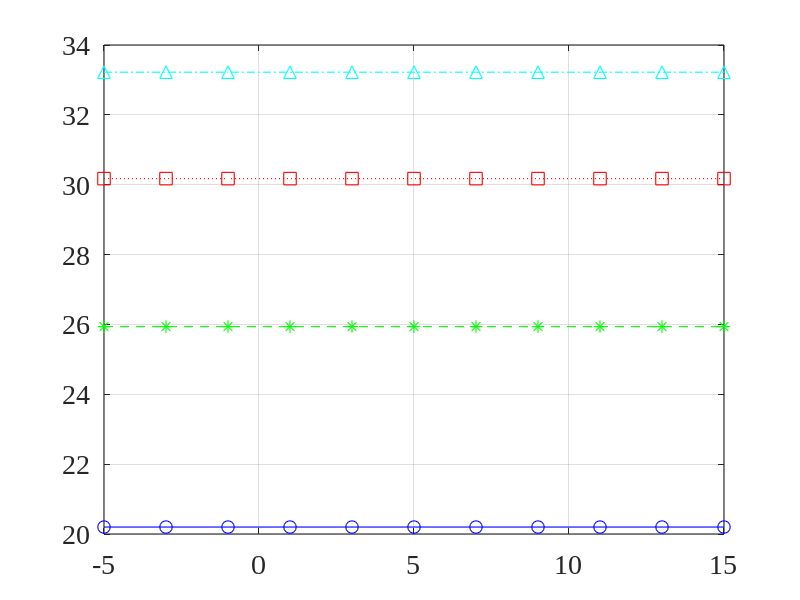
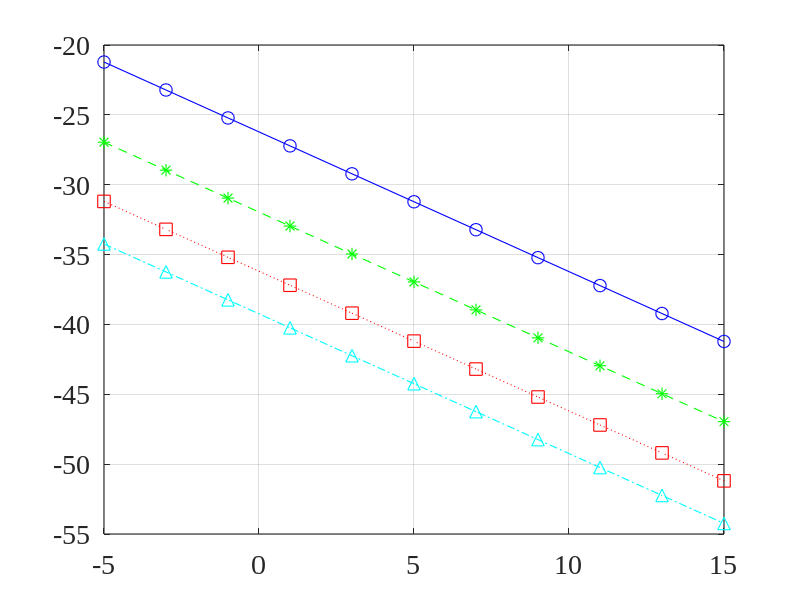

Recreate these plots in MATLAB, in order.
close all; clc; clear all;
linewd = 0.8;
hcfontsize = 20;
MarkerSize=9;

A0=0.5;
f0=0.1;
theta0=90*pi/180;   % direction of the desired source
theta1=0*pi/180;   % direction of the interference
theta2=45*pi/180;   % direction of the interference
alpha=0.1; % ratio between the variance on the white noise and the interference

M_values=[10 20 50 100]; % Number of sensors
Rx1=A0^2;

iSNR_db_values=-5:15;  
Gain_dB_values=zeros(length(iSNR_db_values),length(M_values));
MSE_dB_values=zeros(length(iSNR_db_values),length(M_values));
for idxM=1:length(M_values)
    M=M_values(idxM);
    
    Rvw=alpha*eye(M);
    dv1=exp(-1i*2*pi*f0*(0:M-1)'*cos(theta1));
    Rv10=dv1*dv1';
    dv2=exp(-1i*2*pi*f0*(0:M-1)'*cos(theta2));
    Rv20=dv2*dv2';
    
    Rv0=Rv10+Rv20+Rvw;
    d=exp(-1i*2*pi*f0*(0:M-1)'*cos(theta0));
    Rx=Rx1*(d*d');
    i_i=[1; zeros(M-1,1)];
    for idxS=1:length(iSNR_db_values)
        iSNR_dB=iSNR_db_values(idxS);
        iSNR=10^(iSNR_dB/10);
        
        sigma_i2=Rx1/Rv0(1,1)/iSNR;
        Rv=sigma_i2*Rv0;
        Ry=Rx+Rv;
        
        [Qx,Lamba_x]=eig(Rx);
        idx=find(diag(Lamba_x)>1e-10);
        Qxp=Qx(:,idx);
        Rv1=sigma_i2*Rv10;
        [Qv1,Lamba_v1]=eig(Rv1);
        idx=find(diag(Lamba_v1)>1e-10);
        Qv1p=Qv1(:,idx);
        
        Cxv1=[Qxp Qv1p];
        i_c=[Qxp'*i_i; zeros(size(Qv1p,2),1)];
        h=Rv\Cxv1/(Cxv1'/Rv*Cxv1)*i_c;
        
        oSNR=(h'*Rx*h)/(h'*Rv*h);
        oSNR_dB=10*log10(oSNR);
        Gain_dB_values(idxS,idxM)=oSNR_dB-iSNR_dB;
        
        MSE_dB_values(idxS,idxM)=10*log10( Rx1+h'*Ry*h-h'*Rx*i_i-i_i'*Rx*h );
    end
end

figure
plot(iSNR_db_values(1:2:end),Gain_dB_values(1:2:end,1),'-bo','linewidth',linewd, 'MarkerSize',MarkerSize);
hold on
plot(iSNR_db_values(1:2:end),Gain_dB_values(1:2:end,2),'--g*','linewidth',linewd, 'MarkerSize',MarkerSize);
plot(iSNR_db_values(1:2:end),Gain_dB_values(1:2:end,3),':rs','linewidth',linewd, 'MarkerSize',MarkerSize);
plot(iSNR_db_values(1:2:end),Gain_dB_values(1:2:end,4),'-.c^','linewidth',linewd, 'MarkerSize',MarkerSize);
hold off
set(gca, 'Color', [1, 1, 1]); 
set(gca, 'FontName', 'Times New Roman');
set(gca, 'FontSize', hcfontsize);
set(gca, 'LineWidth', linewd); 
box on; grid on;

figure
plot(iSNR_db_values(1:2:end),MSE_dB_values(1:2:end,1),'-bo','linewidth',linewd, 'MarkerSize',MarkerSize);
hold on
plot(iSNR_db_values(1:2:end),MSE_dB_values(1:2:end,2),'--g*','linewidth',linewd, 'MarkerSize',MarkerSize);
plot(iSNR_db_values(1:2:end),MSE_dB_values(1:2:end,3),':rs','linewidth',linewd, 'MarkerSize',MarkerSize);
plot(iSNR_db_values(1:2:end),MSE_dB_values(1:2:end,4),'-.c^','linewidth',linewd, 'MarkerSize',MarkerSize);
hold off
set(gca, 'Color', [1, 1, 1]); 
set(gca, 'FontName', 'Times New Roman');
set(gca, 'FontSize', hcfontsize);
set(gca, 'LineWidth', linewd); 
box on; grid on;
